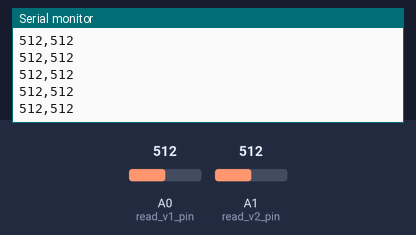
A sketch run on a simulated Arduino Uno, built with avr-gcc and run on an emulated ATmega328P. Parts: the last lines printed to the serial monitor. The test bench sets the inputs (shaded band); at power-on: A0 (read_v1_pin) = 512, A1 (read_v2_pin) = 512.

Above: at 1.2 s.
1.3 s: A0 (read_v1_pin) set to 716
At 2.2 s:
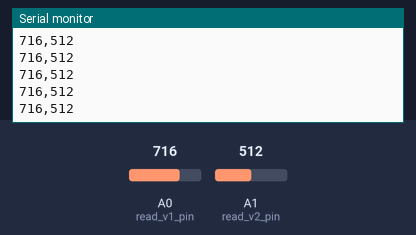
2.8 s: A1 (read_v2_pin) set to 716
At 3.6 s:
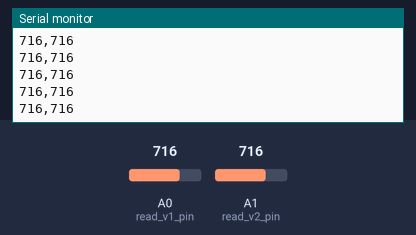
4.3 s: A0 (read_v1_pin) set to 900
At 4.9 s:
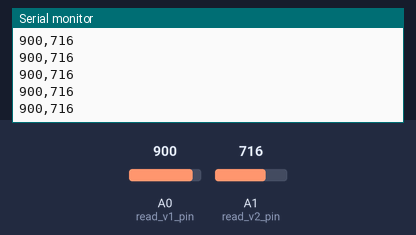
5.8 s: A1 (read_v2_pin) set to 900
At 6.5 s:
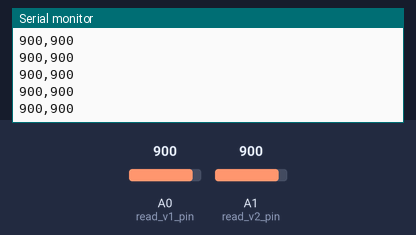
Timing chart, 0 to 8.3 s (numbered marks = the images above; inputs shaded):
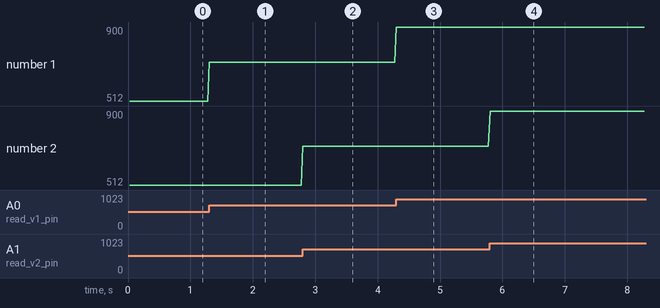

The sketch:

ElectretADC.ino
```cpp
/*

  ElectretADC
  Use an Arduino to monitor the raw and amplified electret mic signal

  For info and circuit diagrams see https://github.com/tardate/LittleArduinoProjects/tree/main/playground/ElectretADC

 */

// use timer for sampling to get even time base for data
#include <FlexiTimer2.h>

// the pin we'll read values from
const int read_v1_pin = A0;
const int read_v2_pin = A1;

void setup() {
  Serial.begin(115200);                 // initialize serial communications (to match that used by PlotNValues.pde)

  pinMode(read_v1_pin, INPUT);          // enable voltage read
  pinMode(read_v2_pin, INPUT);          // enable voltage read

  FlexiTimer2::set(25, sample);         // set sampling procedure on timer interrupt
  FlexiTimer2::start();
}

void loop() {
  // do nothing
}

// temporary sampling storage
int v1_value = 0;
int v2_value = 0;
String result = "";

// read the current value and send to the serial port
void sample() {
  v1_value = analogRead(read_v1_pin);
  v2_value = analogRead(read_v2_pin);

  // sending vout_value (0-1023) because that is what PlotNValues expects.
  Serial.println(result + v1_value + "," + v2_value);

}
```

Measured:
- after the input at 1.3 s, the serial monitor: prints a new line at once (image 1)
- after the input at 2.8 s, the serial monitor: prints a new line at once (image 2)
- after the input at 4.3 s, the serial monitor: prints a new line at once (image 3)
- after the input at 5.8 s, the serial monitor: prints a new line at once (image 4)
- plotted number 1: 512 → 716 after the input at 1.3 s, 716 → 900 after the input at 4.3 s
